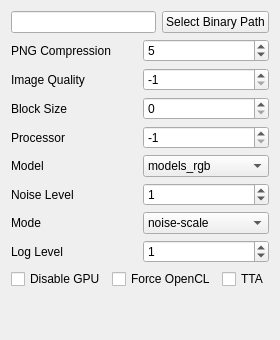
              <widget class="QWidget" name="waifu2xConverterCppTab">
               <attribute name="title">
                <string>Waifu2X Converter CPP</string>
               </attribute>
               <layout class="QVBoxLayout" name="verticalLayout">
                <item>
                 <layout class="QHBoxLayout" name="waifu2xConverterCppPathHorizontalLayout">
                  <item>
                   <widget class="QLineEdit" name="waifu2xConverterCppPathLineEdit"/>
                  </item>
                  <item>
                   <widget class="QPushButton" name="waifu2xConverterCppPathSelectButton">
                    <property name="text">
                     <string>Select Binary Path</string>
                    </property>
                   </widget>
                  </item>
                 </layout>
                </item>
                <item>
                 <layout class="QHBoxLayout" name="waifu2xConverterCppPngCompressionHorizontalLayout">
                  <item>
                   <widget class="QLabel" name="waifu2xConverterCppPngCompressionLabel">
                    <property name="text">
                     <string>PNG Compression</string>
                    </property>
                   </widget>
                  </item>
                  <item>
                   <widget class="QSpinBox" name="waifu2xConverterCppPngCompressionSpinBox">
                    <property name="maximum">
                     <number>9</number>
                    </property>
                    <property name="value">
                     <number>5</number>
                    </property>
                   </widget>
                  </item>
                 </layout>
                </item>
                <item>
                 <layout class="QHBoxLayout" name="waifu2xConverterCppImageQualityHorizontalLayout">
                  <item>
                   <widget class="QLabel" name="waifu2xConverterCppImageQualityLabel">
                    <property name="text">
                     <string>Image Quality</string>
                    </property>
                   </widget>
                  </item>
                  <item>
                   <widget class="QSpinBox" name="waifu2xConverterCppImageQualitySpinBox">
                    <property name="minimum">
                     <number>-1</number>
                    </property>
                    <property name="maximum">
                     <number>101</number>
                    </property>
                    <property name="value">
                     <number>-1</number>
                    </property>
                   </widget>
                  </item>
                 </layout>
                </item>
                <item>
                 <layout class="QHBoxLayout" name="waifu2xConverterCppBlockSizeHorizontalLayout">
                  <item>
                   <widget class="QLabel" name="waifu2xConverterCppBlockSizeLabel">
                    <property name="text">
                     <string>Block Size</string>
                    </property>
                   </widget>
                  </item>
                  <item>
                   <widget class="QSpinBox" name="waifu2xConverterCppBlockSizeSpinBox">
                    <property name="maximum">
                     <number>9999</number>
                    </property>
                   </widget>
                  </item>
                 </layout>
                </item>
                <item>
                 <layout class="QHBoxLayout" name="waifu2xConverterCppProcessorHorizontalLayout">
                  <item>
                   <widget class="QLabel" name="waifu2xConverterCppProcessorLabel">
                    <property name="text">
                     <string>Processor</string>
                    </property>
                   </widget>
                  </item>
                  <item>
                   <widget class="QSpinBox" name="waifu2xConverterCppProcessorSpinBox">
                    <property name="minimum">
                     <number>-1</number>
                    </property>
                    <property name="maximum">
                     <number>9999</number>
                    </property>
                    <property name="value">
                     <number>-1</number>
                    </property>
                   </widget>
                  </item>
                 </layout>
                </item>
                <item>
                 <layout class="QHBoxLayout" name="waifu2xConverterCppModelHorizontalLayout">
                  <item>
                   <widget class="QLabel" name="waifu2xConverterCppModelLabel">
                    <property name="text">
                     <string>Model</string>
                    </property>
                   </widget>
                  </item>
                  <item>
                   <widget class="QComboBox" name="waifu2xConverterCppModelComboBox">
                    <item>
                     <property name="text">
                      <string>models_rgb</string>
                     </property>
                    </item>
                   </widget>
                  </item>
                 </layout>
                </item>
                <item>
                 <layout class="QHBoxLayout" name="waifu2xConverterCppNoiseLevelHorizontalLayout">
                  <item>
                   <widget class="QLabel" name="waifu2xConverterCppNoiseLevelLabel">
                    <property name="text">
                     <string>Noise Level</string>
                    </property>
                   </widget>
                  </item>
                  <item>
                   <widget class="QSpinBox" name="waifu2xConverterCppNoiseLevelSpinBox">
                    <property name="maximum">
                     <number>3</number>
                    </property>
                    <property name="value">
                     <number>1</number>
                    </property>
                   </widget>
                  </item>
                 </layout>
                </item>
                <item>
                 <layout class="QHBoxLayout" name="waifu2xConverterCppModeHorizontalLayout">
                  <item>
                   <widget class="QLabel" name="waifu2xConverterCppModeLabel">
                    <property name="text">
                     <string>Mode</string>
                    </property>
                   </widget>
                  </item>
                  <item>
                   <widget class="QComboBox" name="waifu2xConverterCppModeComboBox">
                    <item>
                     <property name="text">
                      <string>noise-scale</string>
                     </property>
                    </item>
                    <item>
                     <property name="text">
                      <string>noise</string>
                     </property>
                    </item>
                    <item>
                     <property name="text">
                      <string>scale</string>
                     </property>
                    </item>
                   </widget>
                  </item>
                 </layout>
                </item>
                <item>
                 <layout class="QHBoxLayout" name="waifu2xConverterCppLogLevelHorizontalLayout">
                  <item>
                   <widget class="QLabel" name="waifu2xConverterCppLogLevelLabel">
                    <property name="text">
                     <string>Log Level</string>
                    </property>
                   </widget>
                  </item>
                  <item>
                   <widget class="QSpinBox" name="waifu2xConverterCppLogLevelSpinBox">
                    <property name="maximum">
                     <number>4</number>
                    </property>
                    <property name="value">
                     <number>1</number>
                    </property>
                   </widget>
                  </item>
                 </layout>
                </item>
                <item>
                 <layout class="QHBoxLayout" name="waifu2xConverterCppOptionsHorizontalLayout">
                  <item>
                   <widget class="QCheckBox" name="waifu2xConverterCppDisableGpuCheckBox">
                    <property name="text">
                     <string>Disable GPU</string>
                    </property>
                   </widget>
                  </item>
                  <item>
                   <widget class="QCheckBox" name="waifu2xConverterCppForceOpenclCheckBox">
                    <property name="text">
                     <string>Force OpenCL</string>
                    </property>
                   </widget>
                  </item>
                  <item>
                   <widget class="QCheckBox" name="waifu2xConverterCppTtaCheckBox">
                    <property name="text">
                     <string>TTA</string>
                    </property>
                   </widget>
                  </item>
                 </layout>
                </item>
                <item>
                 <spacer name="waifu2xConverterCppVerticalSpacer">
                  <property name="orientation">
                   <enum>Qt::Vertical</enum>
                  </property>
                  <property name="sizeHint" stdset="0">
                   <size>
                    <width>20</width>
                    <height>40</height>
                   </size>
                  </property>
                 </spacer>
                </item>
               </layout>
              </widget>
